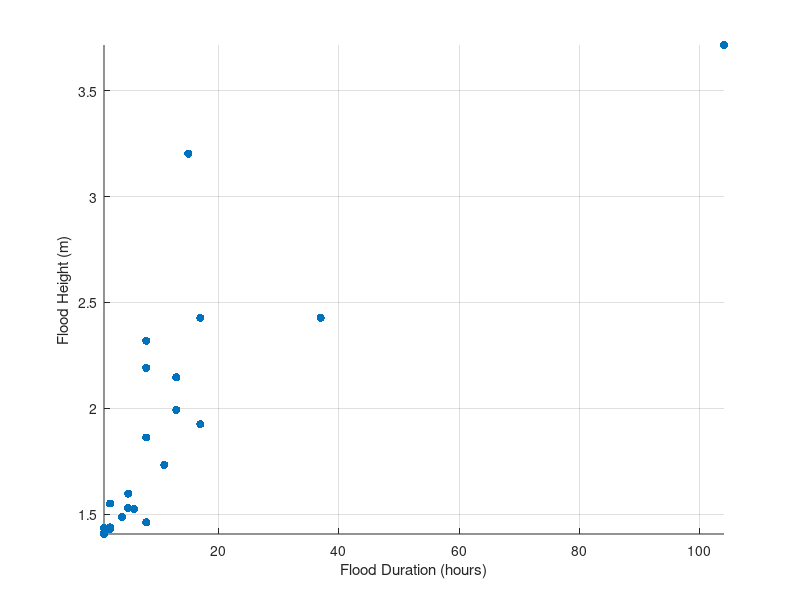

The MATLAB script that drew this image: (Note: this script raises an error after producing the figure.)
%% === INPUT: exceedance magnitudes over thresholds ===

clc
clear all
load("Data_Moderate.mat")

% Replace with your vectors (same length N)
H = Data_Moderate(:,1);   % flood HEIGHT exceedances over threshold u_  (N×1, positive)
D = Data_Moderate(:,2);   % flood DURATION exceedances over threshold u_D (N×1, positive)

Tr=1.405;   % Treshold for peak over treshold selection
assert(all(H>0) && all(D>0), 'H and D must be positive exceedances.');
assert(numel(H)==numel(D), 'H and D must have the same length.');

figure;
scatter(D, H+Tr, 'o', 'filled'); 
xlabel('Flood Duration (hours)');
ylabel('Flood Height (m)'); 
grid on; axis tight;

%% === 1) Fit GPD marginals by MLE (independence across events) ===
% gpfit returns [k (shape), sigma (scale)] and 95% CIs

[paramH,ciH] = gpfit(H);  kH = paramH(1); sH = paramH(2);
[paramD,ciD] = gpfit(D);  kD = paramD(1); sD = paramD(2);

% Log-likelihood, AIC, BIC
nH = numel(H); nD = numel(D);
negLL_H = gplike([kH sH], H);            % total negative log-likelihood
negLL_D = gplike([kD sD], D);
k_params = 2;                            % k (shape) + sigma (scale)
AIC_H = 2*k_params + 2*negLL_H;
AIC_D = 2*k_params + 2*negLL_D;
BIC_H = k_params*log(nH) + 2*negLL_H;
BIC_D = k_params*log(nD) + 2*negLL_D;

% --- KS goodness-of-fit (use a distribution object) ---
pdH = makedist('GeneralizedPareto','k',kH,'sigma',sH,'theta',0);
pdD = makedist('GeneralizedPareto','k',kD,'sigma',sD,'theta',0);

% (Optional but recommended) Support check when k<0:
if kH < 0
    x_max_H = -sH/kH; 
    assert(all(H < x_max_H), 'Some H exceed fitted GPD support (k<0).');
end
if kD < 0
    x_max_D = -sD/kD; 
    assert(all(D < x_max_D), 'Some D exceed fitted GPD support (k<0).');
end

[h_H,p_H,ksstat_H] = kstest(H, 'CDF', pdH);
[h_D,p_D,ksstat_D] = kstest(D, 'CDF', pdD);


%% === 2) Diagnostics: QQ plots against fitted GPD ===
figure;
subplot(1,2,1);
H_sorted = sort(H);
pH = ((1:nH)' - 0.5)/nH;                  % plotting positions
qH = gpinv(pH, kH, sH);                   % fitted quantiles
plot(qH, H_sorted, 'o'); hold on; plot(qH,qH,'-');
xlabel('Theoretical GPD quantiles'); ylabel('Empirical H');
title('Height exceedances: QQ plot'); grid on; axis tight;

subplot(1,2,2);
D_sorted = sort(D);
pD = ((1:nD)' - 0.5)/nD;
qD = gpinv(pD, kD, sD);
plot(qD, D_sorted, 'o'); hold on; plot(qD,qD,'-');
xlabel('Theoretical GPD quantiles'); ylabel('Empirical D');
title('Duration exceedances: QQ plot'); grid on; axis tight;

%% === 3) Dependence: Kendall tau & Spearman rho with bootstrap CIs ===
% Paired bootstrap to preserve H–D dependence
nboot = 5000;   % increase if you want tighter CIs (more compute)
X = [H D];

% Define scalar-stat functions for bootci
bootfun_tau  = @(Z) corr(Z(:,1), Z(:,2), 'Type','Kendall','Rows','complete');
bootfun_rho  = @(Z) corr(Z(:,1), Z(:,2), 'Type','Spearman','Rows','complete');

% BCa confidence intervals (robust)
[CI_tau,  boot_tau] = bootci(nboot, {bootfun_tau, X}, 'type','bca');
[CI_rho,  boot_rho] = bootci(nboot, {bootfun_rho, X}, 'type','bca');

tau_hat = bootfun_tau(X);
rho_hat = bootfun_rho(X);

% Optional: visualize bootstrap sampling distributions
figure;
histogram(boot_tau, 'Normalization','pdf'); xlabel('Kendall \tau'); ylabel('PDF');
title('Bootstrap dist. of Kendall \tau'); grid on;
figure;
histogram(boot_rho, 'Normalization','pdf'); xlabel('Spearman \rho'); ylabel('PDF');
title('Bootstrap dist. of Spearman \rho'); grid on;

%% === 4) Summarize results ===

%decision = ["Fail to reject H0","Reject H0"];          % if h is 0 or 1
fprintf('\n=== GPD MLE (Height exceedances) ===\n');
fprintf('k (shape)  = %.4f  [95%% CI: %.4f, %.4f]\n', kH, ciH(1,1), ciH(2,1));
fprintf('sigma      = %.4f  [95%% CI: %.4f, %.4f]\n', sH, ciH(1,2), ciH(2,2));
fprintf('AIC = %.2f, BIC = %.2f, KS stat = %.4f\n, p-value=%.4f\n, h=%.0f', AIC_H, BIC_H, ksstat_H, p_H, h_H);

fprintf('\n=== GPD MLE (Duration exceedances) ===\n');
fprintf('k (shape)  = %.4f  [95%% CI: %.4f, %.4f]\n', kD, ciD(1,1), ciD(2,1));
fprintf('sigma      = %.4f  [95%% CI: %.4f, %.4f]\n', sD, ciD(1,2), ciD(2,2));
fprintf('AIC = %.2f, BIC = %.2f, KS stat = %.4f\n, p-value=%.4f\n, h=%.0f', AIC_D, BIC_D, ksstat_D, p_D, h_D);

fprintf('\n=== Dependence (paired bootstrap %d) ===\n', nboot);
fprintf('Kendall tau  = %.4f  [95%% CI: %.4f, %.4f]\n', tau_hat, CI_tau(1), CI_tau(2));
fprintf('Spearman rho = %.4f  [95%% CI: %.4f, %.4f]\n', rho_hat, CI_rho(1), CI_rho(2));
%% KS test results 

names   = ["H","D"];
AICs    = [AIC_H, AIC_D];
BICs    = [BIC_H, BIC_D];
ksstats = [ksstat_H, ksstat_D];
pvals   = [p_H, p_D];
hs      = [h_H, h_D];

decision = ["Fail to reject H0","Reject H0"];

for k = 1:numel(names)
    fprintf('%s: AIC = %.2f, BIC = %.2f, KS stat = %.4f, p = %.4f, h=%d (%s)\n', ...
        names(k), AICs(k), BICs(k), ksstats(k), pvals(k), hs(k), decision(hs(k)+1));
end

%% === 6) Monte Carlo simulation from fitted GPDs + histograms ===
N = 1000;                 % number of Monte Carlo samples
rng(42,'twister');       % reproducibility

% Draw samples (theta=0). Either method works:
% simH = gprnd(kH, sH, 0, N, 1);
% simD = gprnd(kD, sD, 0, N, 1);
% or via distribution objects (if you created pdH/pdD above):
pdH = makedist('GeneralizedPareto','k',kH,'sigma',sH,'theta',0);
pdD = makedist('GeneralizedPareto','k',kD,'sigma',sD,'theta',0);
simH = random(pdH, N, 1);
simD = random(pdD, N, 1);

% Support upper bound if k<0 (finite tail) — trim plotting range accordingly
xmaxH = (kH < 0) * (-sH/kH) + (kH >= 0) * prctile(simH, 99.5);
xmaxD = (kD < 0) * (-sD/kD) + (kD >= 0) * prctile(simD, 99.5);

% Plot histogram (PDF-normalized) + fitted PDF overlay
figure;
tiledlayout(1,2, 'Padding','compact', 'TileSpacing','compact');

% --- Height ---
nexttile;
histogram(simH, 'Normalization','pdf', 'EdgeColor','none'); hold on;
xH = linspace(0, xmaxH, 600);
plot(xH, gppdf(xH, kH, sH), 'LineWidth', 1.8);
xlabel('Flood height exceeding tr (m)'); ylabel('PDF');
title(sprintf('Monte Carlo (N = %d): H', N)); grid on; box on;
legend('MC histogram','Fitted GPD PDF', 'Location','best');

% --- Duration ---
nexttile;
histogram(simD, 'Normalization','pdf', 'EdgeColor','none'); hold on;
xD = linspace(0, xmaxD, 600);
plot(xD, gppdf(xD, kD, sD), 'LineWidth', 1.8);
xlabel('Flood duration (h)'); ylabel('PDF');
title(sprintf('Monte Carlo (N = %d): D', N)); grid on; box on;
legend('MC histogram','Fitted GPD PDF', 'Location','best');

% === Summary stats: sample vs. theoretical (when defined) ===
mH_th = NaN; vH_th = NaN;
mD_th = NaN; vD_th = NaN;
if kH < 1,  mH_th = sH/(1 - kH);   end            % theoretical mean exists if k < 1
if kH < 1/2, vH_th = sH^2 / ((1 - kH)^2 * (1 - 2*kH)); end   % variance exists if k < 1/2
if kD < 1,  mD_th = sD/(1 - kD);   end
if kD < 1/2, vD_th = sD^2 / ((1 - kD)^2 * (1 - 2*kD)); end

fprintf('\n=== Monte Carlo summary (N = %d) ===\n', N);
fprintf('H: mean(sample)=%.4f,  var(sample)=%.4f,  mean(th)=%.4f, var(th)=%.4f\n', ...
        mean(simH), var(simH), mH_th, vH_th);
fprintf('D: mean(sample)=%.4f,  var(sample)=%.4f,  mean(th)=%.4f, var(th)=%.4f\n', ...
        mean(simD), var(simD), mD_th, vD_th);

%% === 5) (Optional) Return levels for POT ===
% If you know the exceedance rate lambda (events per year), you can estimate
% T-year return levels z_T via the GPD quantile for p = 1 - 1/(lambda*T).
% Example (set your lambda):
% lambda = 3;  % e.g., 3 exceedances/year
% T = [2 5 10 20 50 100]';
% p  = 1 - 1./(lambda*T);
% zT_H = gpinv(p, kH, sH);   % return levels for H-exceedances over u_H
% zT_D = gpinv(p, kD, sD);   % return levels for D-exceedances over u_D
% table(T, zT_H, zT_D)
